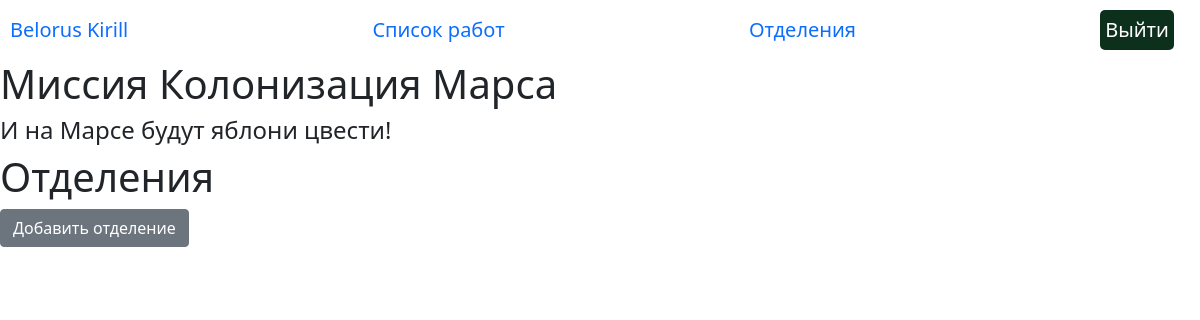
The app's page /departments (signed in), older data.
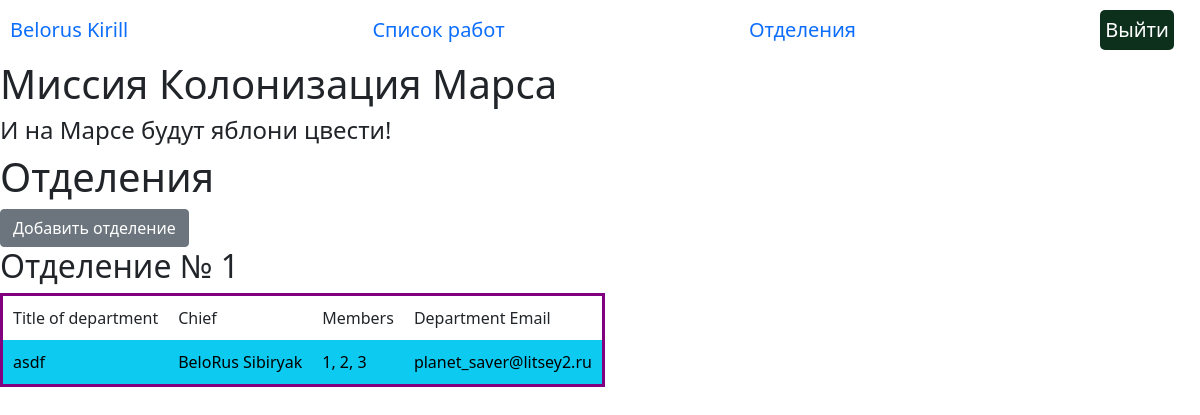
The same page, newer data.
### data/__all_models.py (models this page shows, shortened)
class Department(SqlAlchemyBase):
    __tablename__ = 'department'
    id = sqlalchemy.Column(sqlalchemy.Integer,
                           primary_key=True, autoincrement=True)
    title = sqlalchemy.Column(sqlalchemy.String, nullable=True)
    chief = sqlalchemy.Column(sqlalchemy.Integer, sqlalchemy.ForeignKey('users.id'))
    members = sqlalchemy.Column(sqlalchemy.String)
    email = sqlalchemy.Column(sqlalchemy.String, nullable=True)
    user = orm.relationship('User', back_populates='department')

class User(SqlAlchemyBase, UserMixin):
    __tablename__ = 'users'
    id = sqlalchemy.Column(sqlalchemy.Integer,
                           primary_key=True, autoincrement=True)
    name = sqlalchemy.Column(sqlalchemy.String, nullable=True)
    surname = sqlalchemy.Column(sqlalchemy.String, nullable=True)
    age = sqlalchemy.Column(sqlalchemy.String, nullable=True)
    position = sqlalchemy.Column(sqlalchemy.String, nullable=True)
    speciality = sqlalchemy.Column(sqlalchemy.String, nullable=True)
    address = sqlalchemy.Column(sqlalchemy.String, nullable=True)
    email = sqlalchemy.Column(sqlalchemy.String, unique=True,
                              index=True, nullable=True)
    hashed_password = sqlalchemy.Column(sqlalchemy.String, nullable=True)
    modified_date = sqlalchemy.Column(sqlalchemy.DateTime,
                                      default=datetime.datetime.now)
    news = orm.relationship("News", back_populates='user')
    jobs = orm.relationship("Jobs", back_populates='user')
    department = orm.relationship("Department", back_populates='user')

### main.py (the view)
@app.route('/departments')
@login_required
def departments():
    db_sess = create_session()
    department_list = db_sess.query(Department).all()
    return render_template('departments.html', departments=department_list, current_user=current_user)

### data/db_session.py (called while the page is built)
def create_session() -> Session:
    global __factory
    return __factory()

### main.py (called while the page is built)
@login_manager.user_loader
def load_user(user_id):
    db_sess = create_session()
    user = db_sess.query(User).get(user_id)
    return user

### templates/departments.html (shortened to what this page needs)
{% extends 'base.html' %}
{% block profession %}
    <h1>Отделения</h1>
{% if current_user.is_authenticated %}
    <a href="departments_add" class="btn btn-secondary">Добавить отделение</a>
{% endif %}
{% for department in departments %}
    <h2>Отделение № {{ loop.index }}</h2>
    <table>
        <tr>
       <td>
       Title of department
       </td>
       <td>
       Chief
       </td>
       <td>
       Members
       </td>
       <td>
       Department Email
       </td>
       </tr>
        <tr class="btn-info">
            <td>
                {{ department.title }}
            </td>
            <td>
                {{ department.user.name }} {{ department.user.surname }}
            </td>
            <td>
                {{ department.members }}
            </td>
            <td>
                {{ department.email }}
            </td>
        </tr>
    </table>
{% endfor %}
{% endblock %}

Row changes from the older to the newer data that the page shows:
added Department: title "asdf", user.name "BeloRus", user.surname "Sibiryak", members "1, 2, 3", email "planet_saver@litsey2.ru"
